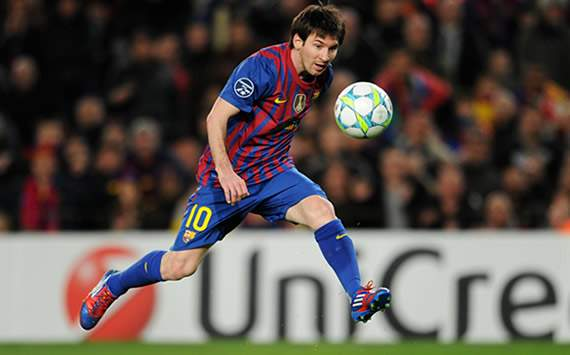
#> input picture Basics_Of_openCV/Data/image1.jpg, 570 x 355 px, found by its file name
$ jupyter execute 'Drawing Functions in OpenCV.ipynb'
#> lines starting #> are read from the running program, lines starting #| are printed output that depends on the picture
# Basics of Shapes

## Drawing Line

## Program to Draw a line on Image

[cell 1]
# Step 1: - Import the necessary packages
import cv2
# Step 2 :- Create the object to hold an image
img=cv2.imread("image1.jpg",1)
#> img is the input picture: shape (355, 570, 3); mean B, G, R 77.7, 81.9, 91.1
#Step 3:- Draw the shape on the object by passing parameters
# Draw a diagonal blue line with thickness of 5 px
line=cv2.line(img,(0,0),(511,511),(255,0,0),5)# Here the parameters are objectname,starting & ending coordinate,color,thickness
#Step 4:- Display the image
cv2.imshow("Display",line)
#Step 5:- Save a image
cv2.imwrite("LINEONIMAGE.jpg",line)
#Step 6:- Clear all the things when done
cv2.waitKey(0)
cv2.destroyAllWindows()

# Drawing a rectangle

To draw a rectangle, you need top-left corner and bottom-right corner of rectangle.
The OpenCV provides cv.rectangle() to draw  a rectangle onto the image.

## Program to Draw a Rectangle

[cell 2]
# Step 1: - Import the necessary packages
import cv2
# Step 2 :- Create the object to hold an image
img=cv2.imread("image1.jpg",1)
#Step 3:- Draw the shape on the object by passing parameters
# Drawing a green rectangle at  the mentioned coordinate with specified thickness of 3
rect=cv2.rectangle(img,(384,0),(510,128),(0,255,0),3)
#Step 4:- Display the image
cv2.imshow("Display",rect)
# Step 5: Save a image
cv2.imwrite("RECTONIMAGE.jpg",rect)
#Step 6:- Clear all the things when done
cv2.waitKey(0)
cv2.destroyAllWindows()

# Drawing a Circle

To draw a circle, you need its center coordinates and radius.The OpenCV provides cv2.circle() to draw a circle onto image.

# Program to draw a Circle

[cell 3]
# Step 1: - Import the necessary packages
import cv2
# Step 2 :- Create the object to hold an image
img=cv2.imread("image1.jpg",1)
#Step 3:- Draw the shape on the object by passing parameters
# Drawing a red circle at  the mentioned coordinate with specified thickness of -1
# This will take image object ,statrting position ,radius of the circle,color and thickness
circle=cv2.circle(img,(447,63), 63, (0,0,255), -1)# it will draw a solid cirle
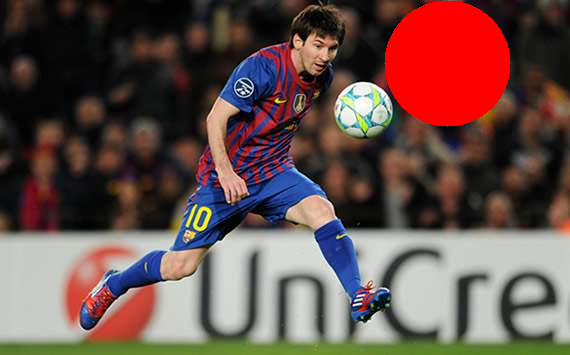
#> circle: shape (355, 570, 3); mean B, G, R 75.8, 79.7, 103.5
#Step 4:- Display the image
cv2.imshow("Display",circle)
#Step 5:- Save an image
cv2.imwrite("CIRCLEONIMAGE.jpg",circle)
# Step 6:- Clear all the things when done
cv2.waitKey(0)
cv2.destroyAllWindows()

# Program to draw a Circle with specified thickness

[cell 4]
# Step 1: - Import the necessary packages
import cv2
# Step 2 :- Create the object to hold an image
img=cv2.imread("image1.jpg",1)
#Step 3:- Draw the shape on the object by passing parameters
# Drawing a red circle at  the mentioned coordinate with specified thickness of 2
# This will take image object ,statrting position ,radius of the circle,color and thickness
cwth=cv2.circle(img,(447,63), 63, (0,0,255), 2)# it will draw a hollow cicle of thickness 2
#Step 4:- Display the image
cv2.imshow("Display",cwth)
# STEP 5:- SAVE THE IMAGE
cv2.imwrite("CIRCLEWITHTHICKNESS.jpg",cwth)
# STEP 6:- CLEAR all the things
cv2.waitKey(0)
cv2.destroyAllWindows()

# Drawing Ellipse

To draw the ellipse, we need to pass several arguments. One argument is the center location (x,y).
Next argument is axes lengths (major axis length, minor axis length). angle is the angle of rotation of ellipse in anti-clockwise direction. startAngle and endAngle denotes the starting and ending of ellipse arc measured in clockwise direction from major axis. i.e. giving values 0 and 360 gives the full ellipse.

## Program to Draw an Ellipse

[cell 5]
# Step 1: - Import the necessary packages
import cv2
# Step 2 :- Create the object to hold an image
img=cv2.imread("image1.jpg",1)
#Step 3:- Draw the shape on the object by passing parameters
# The arguments passed are image object,centre location(x,y),axes length(major and minor),angle of rotation,start and
# end angle, Color,thickness
el=cv2.ellipse(img,(256,256),(100,50),0,0,180,255,-1)
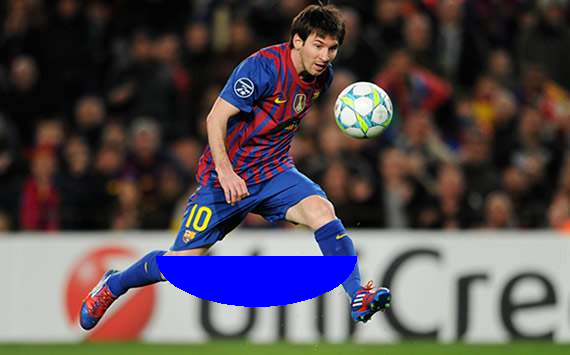
#> el: shape (355, 570, 3); mean B, G, R 81.5, 75.6, 84.8
#Step 4:- Display the image
cv2.imshow("Display",el)
# STEP 5:- SAVE IMAGE
cv2.imwrite("ELLIPSEONIMAGE.jpg",el)
# STEP 6: Clear all the things when done
cv2.waitKey(0)
cv2.destroyAllWindows()
